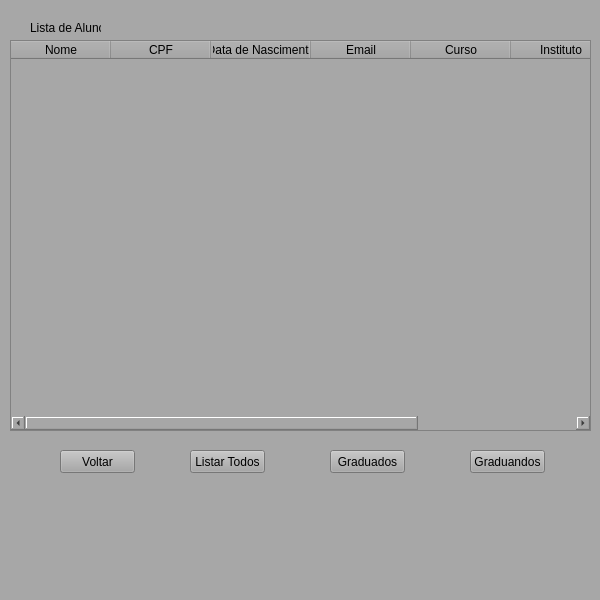
<?xml version="1.0" encoding="UTF-8"?>
<ui version="4.0">
 <class>listAlunos</class>
 <widget class="QMainWindow" name="listAlunos">
  <property name="geometry">
   <rect>
    <x>0</x>
    <y>0</y>
    <width>600</width>
    <height>600</height>
   </rect>
  </property>
  <property name="windowTitle">
   <string>MainWindow</string>
  </property>
  <property name="styleSheet">
   <string notr="true">background-color: rgb(167, 167, 167);</string>
  </property>
  <widget class="QWidget" name="centralwidget">
   <widget class="QLabel" name="label">
    <property name="geometry">
     <rect>
      <x>30</x>
      <y>20</y>
      <width>71</width>
      <height>16</height>
     </rect>
    </property>
    <property name="text">
     <string>Lista de Alunos</string>
    </property>
   </widget>
   <widget class="QTableWidget" name="tabelaAlunos">
    <property name="geometry">
     <rect>
      <x>10</x>
      <y>40</y>
      <width>581</width>
      <height>391</height>
     </rect>
    </property>
    <column>
     <property name="text">
      <string>Nome</string>
     </property>
    </column>
    <column>
     <property name="text">
      <string>CPF</string>
     </property>
    </column>
    <column>
     <property name="text">
      <string>Data de Nascimento</string>
     </property>
    </column>
    <column>
     <property name="text">
      <string>Email</string>
     </property>
    </column>
    <column>
     <property name="text">
      <string>Curso</string>
     </property>
    </column>
    <column>
     <property name="text">
      <string>Instituto</string>
     </property>
    </column>
    <column>
     <property name="text">
      <string>Status</string>
     </property>
    </column>
   </widget>
   <widget class="QPushButton" name="btnVoltar">
    <property name="geometry">
     <rect>
      <x>60</x>
      <y>450</y>
      <width>75</width>
      <height>23</height>
     </rect>
    </property>
    <property name="text">
     <string>Voltar</string>
    </property>
   </widget>
   <widget class="QPushButton" name="btnTodos">
    <property name="geometry">
     <rect>
      <x>190</x>
      <y>450</y>
      <width>75</width>
      <height>23</height>
     </rect>
    </property>
    <property name="text">
     <string>Listar Todos</string>
    </property>
   </widget>
   <widget class="QPushButton" name="btnGraduados">
    <property name="geometry">
     <rect>
      <x>330</x>
      <y>450</y>
      <width>75</width>
      <height>23</height>
     </rect>
    </property>
    <property name="text">
     <string>Graduados</string>
    </property>
   </widget>
   <widget class="QPushButton" name="btnGraduandos">
    <property name="geometry">
     <rect>
      <x>470</x>
      <y>450</y>
      <width>75</width>
      <height>23</height>
     </rect>
    </property>
    <property name="text">
     <string>Graduandos</string>
    </property>
   </widget>
  </widget>
  <widget class="QStatusBar" name="statusbar"/>
 </widget>
 <resources/>
 <connections/>
</ui>
